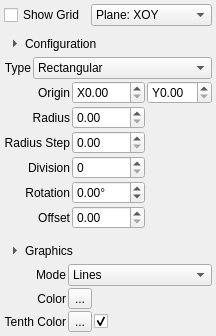
<?xml version="1.0" encoding="UTF-8"?>
<ui version="4.0">
 <class>Bohdan::WidgetGrid</class>
 <widget class="QWidget" name="Bohdan::WidgetGrid">
  <property name="geometry">
   <rect>
    <x>0</x>
    <y>0</y>
    <width>196</width>
    <height>336</height>
   </rect>
  </property>
  <property name="windowTitle">
   <string>Form</string>
  </property>
  <layout class="QVBoxLayout" name="verticalLayout_5">
   <property name="leftMargin">
    <number>4</number>
   </property>
   <property name="topMargin">
    <number>4</number>
   </property>
   <property name="rightMargin">
    <number>4</number>
   </property>
   <property name="bottomMargin">
    <number>4</number>
   </property>
   <item>
    <layout class="QHBoxLayout" name="horizontalLayout_3">
     <item>
      <widget class="QCheckBox" name="check_ShowGrid">
       <property name="text">
        <string>Show Grid</string>
       </property>
      </widget>
     </item>
     <item>
      <widget class="QComboBox" name="combo_Plane">
       <property name="sizePolicy">
        <sizepolicy hsizetype="Preferred" vsizetype="Fixed">
         <horstretch>1</horstretch>
         <verstretch>0</verstretch>
        </sizepolicy>
       </property>
       <item>
        <property name="text">
         <string>Plane: XOY</string>
        </property>
       </item>
       <item>
        <property name="text">
         <string>Plane: ZOX</string>
        </property>
       </item>
       <item>
        <property name="text">
         <string>Plane: YOZ</string>
        </property>
       </item>
       <item>
        <property name="text">
         <string>Plane: Custom</string>
        </property>
       </item>
      </widget>
     </item>
    </layout>
   </item>
   <item>
    <widget class="QWidget" name="widget_Main" native="true">
     <layout class="QVBoxLayout" name="verticalLayout_4">
      <property name="leftMargin">
       <number>0</number>
      </property>
      <property name="topMargin">
       <number>0</number>
      </property>
      <property name="rightMargin">
       <number>0</number>
      </property>
      <property name="bottomMargin">
       <number>0</number>
      </property>
      <item>
       <layout class="QVBoxLayout" name="verticalLayout_2">
        <property name="spacing">
         <number>2</number>
        </property>
        <item>
         <layout class="QHBoxLayout" name="horizontalLayout_2">
          <item>
           <widget class="QToolButton" name="btn_Config">
            <property name="text">
             <string>Configuration</string>
            </property>
            <property name="checkable">
             <bool>true</bool>
            </property>
            <property name="toolButtonStyle">
             <enum>Qt::ToolButtonTextBesideIcon</enum>
            </property>
            <property name="autoRaise">
             <bool>true</bool>
            </property>
            <property name="arrowType">
             <enum>Qt::RightArrow</enum>
            </property>
           </widget>
          </item>
          <item>
           <spacer name="horizontalSpacer_2">
            <property name="orientation">
             <enum>Qt::Horizontal</enum>
            </property>
            <property name="sizeHint" stdset="0">
             <size>
              <width>100</width>
              <height>20</height>
             </size>
            </property>
           </spacer>
          </item>
         </layout>
        </item>
        <item>
         <widget class="QWidget" name="widget_Config" native="true">
          <layout class="QGridLayout" name="gridLayout_4">
           <property name="leftMargin">
            <number>0</number>
           </property>
           <property name="topMargin">
            <number>0</number>
           </property>
           <property name="rightMargin">
            <number>0</number>
           </property>
           <property name="bottomMargin">
            <number>0</number>
           </property>
           <property name="spacing">
            <number>2</number>
           </property>
           <item row="0" column="0">
            <widget class="QLabel" name="label_Type">
             <property name="text">
              <string>Type</string>
             </property>
             <property name="alignment">
              <set>Qt::AlignRight|Qt::AlignTrailing|Qt::AlignVCenter</set>
             </property>
            </widget>
           </item>
           <item row="0" column="1">
            <widget class="QComboBox" name="combo_Type">
             <property name="sizePolicy">
              <sizepolicy hsizetype="Preferred" vsizetype="Fixed">
               <horstretch>1</horstretch>
               <verstretch>0</verstretch>
              </sizepolicy>
             </property>
             <item>
              <property name="text">
               <string>Rectangular</string>
              </property>
             </item>
             <item>
              <property name="text">
               <string>Circular</string>
              </property>
             </item>
            </widget>
           </item>
           <item row="1" column="0" colspan="2">
            <widget class="QStackedWidget" name="stack_Config">
             <property name="currentIndex">
              <number>1</number>
             </property>
             <widget class="QWidget" name="page_Rectangular">
              <layout class="QGridLayout" name="gridLayout">
               <property name="leftMargin">
                <number>0</number>
               </property>
               <property name="topMargin">
                <number>0</number>
               </property>
               <property name="rightMargin">
                <number>0</number>
               </property>
               <property name="bottomMargin">
                <number>0</number>
               </property>
               <property name="spacing">
                <number>2</number>
               </property>
               <item row="0" column="2">
                <widget class="QDoubleSpinBox" name="edit_RectOriginY">
                 <property name="sizePolicy">
                  <sizepolicy hsizetype="Minimum" vsizetype="Fixed">
                   <horstretch>1</horstretch>
                   <verstretch>0</verstretch>
                  </sizepolicy>
                 </property>
                 <property name="prefix">
                  <string>Y</string>
                 </property>
                </widget>
               </item>
               <item row="1" column="0">
                <widget class="QLabel" name="label_7">
                 <property name="text">
                  <string>Step</string>
                 </property>
                 <property name="alignment">
                  <set>Qt::AlignRight|Qt::AlignTrailing|Qt::AlignVCenter</set>
                 </property>
                </widget>
               </item>
               <item row="1" column="1">
                <widget class="QDoubleSpinBox" name="edit_RectStepX">
                 <property name="sizePolicy">
                  <sizepolicy hsizetype="Minimum" vsizetype="Fixed">
                   <horstretch>1</horstretch>
                   <verstretch>0</verstretch>
                  </sizepolicy>
                 </property>
                 <property name="prefix">
                  <string>X</string>
                 </property>
                 <property name="minimum">
                  <double>0.010000000000000</double>
                 </property>
                </widget>
               </item>
               <item row="1" column="2">
                <widget class="QDoubleSpinBox" name="edit_RectStepY">
                 <property name="sizePolicy">
                  <sizepolicy hsizetype="Minimum" vsizetype="Fixed">
                   <horstretch>1</horstretch>
                   <verstretch>0</verstretch>
                  </sizepolicy>
                 </property>
                 <property name="prefix">
                  <string>Y</string>
                 </property>
                 <property name="minimum">
                  <double>0.010000000000000</double>
                 </property>
                </widget>
               </item>
               <item row="2" column="0">
                <widget class="QLabel" name="label">
                 <property name="text">
                  <string>Size</string>
                 </property>
                 <property name="alignment">
                  <set>Qt::AlignRight|Qt::AlignTrailing|Qt::AlignVCenter</set>
                 </property>
                </widget>
               </item>
               <item row="2" column="1">
                <widget class="QDoubleSpinBox" name="edit_RectSizeX">
                 <property name="sizePolicy">
                  <sizepolicy hsizetype="Minimum" vsizetype="Fixed">
                   <horstretch>1</horstretch>
                   <verstretch>0</verstretch>
                  </sizepolicy>
                 </property>
                 <property name="prefix">
                  <string>X</string>
                 </property>
                </widget>
               </item>
               <item row="2" column="2">
                <widget class="QDoubleSpinBox" name="edit_RectSizeY">
                 <property name="sizePolicy">
                  <sizepolicy hsizetype="Minimum" vsizetype="Fixed">
                   <horstretch>1</horstretch>
                   <verstretch>0</verstretch>
                  </sizepolicy>
                 </property>
                 <property name="prefix">
                  <string>Y</string>
                 </property>
                </widget>
               </item>
               <item row="3" column="0">
                <widget class="QLabel" name="label_5">
                 <property name="text">
                  <string>Rotation</string>
                 </property>
                 <property name="alignment">
                  <set>Qt::AlignRight|Qt::AlignTrailing|Qt::AlignVCenter</set>
                 </property>
                </widget>
               </item>
               <item row="3" column="1">
                <widget class="QDoubleSpinBox" name="edit_RectRotation">
                 <property name="sizePolicy">
                  <sizepolicy hsizetype="Minimum" vsizetype="Fixed">
                   <horstretch>1</horstretch>
                   <verstretch>0</verstretch>
                  </sizepolicy>
                 </property>
                 <property name="suffix">
                  <string>°</string>
                 </property>
                 <property name="minimum">
                  <double>-180.000000000000000</double>
                 </property>
                 <property name="maximum">
                  <double>180.000000000000000</double>
                 </property>
                 <property name="singleStep">
                  <double>5.000000000000000</double>
                 </property>
                </widget>
               </item>
               <item row="3" column="2">
                <widget class="QWidget" name="widget_2" native="true">
                 <property name="sizePolicy">
                  <sizepolicy hsizetype="Preferred" vsizetype="Preferred">
                   <horstretch>0</horstretch>
                   <verstretch>0</verstretch>
                  </sizepolicy>
                 </property>
                </widget>
               </item>
               <item row="4" column="0">
                <widget class="QLabel" name="label_8">
                 <property name="text">
                  <string>Offset</string>
                 </property>
                 <property name="alignment">
                  <set>Qt::AlignRight|Qt::AlignTrailing|Qt::AlignVCenter</set>
                 </property>
                </widget>
               </item>
               <item row="4" column="1">
                <widget class="QDoubleSpinBox" name="edit_RectOffset">
                 <property name="sizePolicy">
                  <sizepolicy hsizetype="Minimum" vsizetype="Fixed">
                   <horstretch>1</horstretch>
                   <verstretch>0</verstretch>
                  </sizepolicy>
                 </property>
                 <property name="suffix">
                  <string/>
                 </property>
                </widget>
               </item>
               <item row="0" column="1">
                <widget class="QDoubleSpinBox" name="edit_RectOriginX">
                 <property name="sizePolicy">
                  <sizepolicy hsizetype="Minimum" vsizetype="Fixed">
                   <horstretch>1</horstretch>
                   <verstretch>0</verstretch>
                  </sizepolicy>
                 </property>
                 <property name="prefix">
                  <string>X</string>
                 </property>
                </widget>
               </item>
               <item row="0" column="0">
                <widget class="QLabel" name="label_RectOrigin">
                 <property name="text">
                  <string>Origin</string>
                 </property>
                 <property name="alignment">
                  <set>Qt::AlignRight|Qt::AlignTrailing|Qt::AlignVCenter</set>
                 </property>
                </widget>
               </item>
              </layout>
             </widget>
             <widget class="QWidget" name="page_Circular">
              <layout class="QGridLayout" name="gridLayout_2">
               <property name="leftMargin">
                <number>0</number>
               </property>
               <property name="topMargin">
                <number>0</number>
               </property>
               <property name="rightMargin">
                <number>0</number>
               </property>
               <property name="bottomMargin">
                <number>0</number>
               </property>
               <property name="spacing">
                <number>2</number>
               </property>
               <item row="0" column="0">
                <widget class="QLabel" name="label_9">
                 <property name="text">
                  <string>Origin</string>
                 </property>
                 <property name="alignment">
                  <set>Qt::AlignRight|Qt::AlignTrailing|Qt::AlignVCenter</set>
                 </property>
                </widget>
               </item>
               <item row="0" column="1">
                <widget class="QDoubleSpinBox" name="edit_CircOriginX">
                 <property name="sizePolicy">
                  <sizepolicy hsizetype="Minimum" vsizetype="Fixed">
                   <horstretch>1</horstretch>
                   <verstretch>0</verstretch>
                  </sizepolicy>
                 </property>
                 <property name="prefix">
                  <string>X</string>
                 </property>
                </widget>
               </item>
               <item row="0" column="2">
                <widget class="QDoubleSpinBox" name="edit_CircOriginY">
                 <property name="sizePolicy">
                  <sizepolicy hsizetype="Minimum" vsizetype="Fixed">
                   <horstretch>1</horstretch>
                   <verstretch>0</verstretch>
                  </sizepolicy>
                 </property>
                 <property name="prefix">
                  <string>Y</string>
                 </property>
                </widget>
               </item>
               <item row="1" column="0">
                <widget class="QLabel" name="label_4">
                 <property name="text">
                  <string>Radius</string>
                 </property>
                 <property name="alignment">
                  <set>Qt::AlignRight|Qt::AlignTrailing|Qt::AlignVCenter</set>
                 </property>
                </widget>
               </item>
               <item row="1" column="1">
                <widget class="QDoubleSpinBox" name="edit_CircRadius">
                 <property name="sizePolicy">
                  <sizepolicy hsizetype="Minimum" vsizetype="Fixed">
                   <horstretch>1</horstretch>
                   <verstretch>0</verstretch>
                  </sizepolicy>
                 </property>
                </widget>
               </item>
               <item row="1" column="2">
                <widget class="QWidget" name="widget" native="true">
                 <property name="sizePolicy">
                  <sizepolicy hsizetype="Preferred" vsizetype="Preferred">
                   <horstretch>1</horstretch>
                   <verstretch>0</verstretch>
                  </sizepolicy>
                 </property>
                </widget>
               </item>
               <item row="2" column="0">
                <widget class="QLabel" name="label_2">
                 <property name="text">
                  <string>Radius Step</string>
                 </property>
                 <property name="alignment">
                  <set>Qt::AlignRight|Qt::AlignTrailing|Qt::AlignVCenter</set>
                 </property>
                </widget>
               </item>
               <item row="2" column="1">
                <widget class="QDoubleSpinBox" name="edit_CircRadiusStep">
                 <property name="sizePolicy">
                  <sizepolicy hsizetype="Minimum" vsizetype="Fixed">
                   <horstretch>1</horstretch>
                   <verstretch>0</verstretch>
                  </sizepolicy>
                 </property>
                </widget>
               </item>
               <item row="3" column="0">
                <widget class="QLabel" name="label_3">
                 <property name="text">
                  <string>Division</string>
                 </property>
                 <property name="alignment">
                  <set>Qt::AlignRight|Qt::AlignTrailing|Qt::AlignVCenter</set>
                 </property>
                </widget>
               </item>
               <item row="3" column="1">
                <widget class="QSpinBox" name="edit_CircDivision">
                 <property name="sizePolicy">
                  <sizepolicy hsizetype="Minimum" vsizetype="Fixed">
                   <horstretch>1</horstretch>
                   <verstretch>0</verstretch>
                  </sizepolicy>
                 </property>
                </widget>
               </item>
               <item row="4" column="0">
                <widget class="QLabel" name="label_10">
                 <property name="text">
                  <string>Rotation</string>
                 </property>
                 <property name="alignment">
                  <set>Qt::AlignRight|Qt::AlignTrailing|Qt::AlignVCenter</set>
                 </property>
                </widget>
               </item>
               <item row="4" column="1">
                <widget class="QDoubleSpinBox" name="edit_CircRotation">
                 <property name="sizePolicy">
                  <sizepolicy hsizetype="Minimum" vsizetype="Fixed">
                   <horstretch>1</horstretch>
                   <verstretch>0</verstretch>
                  </sizepolicy>
                 </property>
                 <property name="suffix">
                  <string>°</string>
                 </property>
                 <property name="minimum">
                  <double>-180.000000000000000</double>
                 </property>
                 <property name="maximum">
                  <double>180.000000000000000</double>
                 </property>
                 <property name="singleStep">
                  <double>5.000000000000000</double>
                 </property>
                </widget>
               </item>
               <item row="5" column="0">
                <widget class="QLabel" name="label_11">
                 <property name="text">
                  <string>Offset</string>
                 </property>
                 <property name="alignment">
                  <set>Qt::AlignRight|Qt::AlignTrailing|Qt::AlignVCenter</set>
                 </property>
                </widget>
               </item>
               <item row="5" column="1">
                <widget class="QDoubleSpinBox" name="edit_CircOffset">
                 <property name="sizePolicy">
                  <sizepolicy hsizetype="Minimum" vsizetype="Fixed">
                   <horstretch>1</horstretch>
                   <verstretch>0</verstretch>
                  </sizepolicy>
                 </property>
                 <property name="suffix">
                  <string/>
                 </property>
                </widget>
               </item>
              </layout>
             </widget>
            </widget>
           </item>
          </layout>
         </widget>
        </item>
       </layout>
      </item>
      <item>
       <layout class="QVBoxLayout" name="verticalLayout_3">
        <property name="spacing">
         <number>2</number>
        </property>
        <item>
         <layout class="QHBoxLayout" name="horizontalLayout">
          <item>
           <widget class="QToolButton" name="btn_Graphics">
            <property name="text">
             <string>Graphics</string>
            </property>
            <property name="checkable">
             <bool>true</bool>
            </property>
            <property name="toolButtonStyle">
             <enum>Qt::ToolButtonTextBesideIcon</enum>
            </property>
            <property name="autoRaise">
             <bool>true</bool>
            </property>
            <property name="arrowType">
             <enum>Qt::RightArrow</enum>
            </property>
           </widget>
          </item>
          <item>
           <spacer name="horizontalSpacer">
            <property name="orientation">
             <enum>Qt::Horizontal</enum>
            </property>
            <property name="sizeHint" stdset="0">
             <size>
              <width>100</width>
              <height>20</height>
             </size>
            </property>
           </spacer>
          </item>
         </layout>
        </item>
        <item>
         <widget class="QWidget" name="widget_Graphics" native="true">
          <layout class="QGridLayout" name="gridLayout_3">
           <property name="leftMargin">
            <number>0</number>
           </property>
           <property name="topMargin">
            <number>0</number>
           </property>
           <property name="rightMargin">
            <number>0</number>
           </property>
           <property name="bottomMargin">
            <number>0</number>
           </property>
           <property name="spacing">
            <number>2</number>
           </property>
           <item row="1" column="1">
            <widget class="QToolButton" name="btn_Color">
             <property name="text">
              <string>...</string>
             </property>
            </widget>
           </item>
           <item row="2" column="0">
            <widget class="QLabel" name="label_ColorTenth">
             <property name="text">
              <string>Tenth Color</string>
             </property>
             <property name="alignment">
              <set>Qt::AlignRight|Qt::AlignTrailing|Qt::AlignVCenter</set>
             </property>
            </widget>
           </item>
           <item row="2" column="1">
            <widget class="QToolButton" name="btn_ColorTenth">
             <property name="text">
              <string>...</string>
             </property>
            </widget>
           </item>
           <item row="0" column="0">
            <widget class="QLabel" name="label_14">
             <property name="text">
              <string>Mode</string>
             </property>
             <property name="alignment">
              <set>Qt::AlignRight|Qt::AlignTrailing|Qt::AlignVCenter</set>
             </property>
            </widget>
           </item>
           <item row="0" column="1" colspan="3">
            <widget class="QComboBox" name="combo_DrawMode">
             <item>
              <property name="text">
               <string>Lines</string>
              </property>
             </item>
             <item>
              <property name="text">
               <string>Points</string>
              </property>
             </item>
            </widget>
           </item>
           <item row="1" column="0">
            <widget class="QLabel" name="label_12">
             <property name="text">
              <string>Color</string>
             </property>
             <property name="alignment">
              <set>Qt::AlignRight|Qt::AlignTrailing|Qt::AlignVCenter</set>
             </property>
            </widget>
           </item>
           <item row="2" column="2">
            <widget class="QCheckBox" name="check_ColorTenth">
             <property name="text">
              <string/>
             </property>
             <property name="checked">
              <bool>true</bool>
             </property>
            </widget>
           </item>
           <item row="1" column="2" colspan="2">
            <widget class="QWidget" name="widget_3" native="true">
             <property name="sizePolicy">
              <sizepolicy hsizetype="Preferred" vsizetype="Preferred">
               <horstretch>1</horstretch>
               <verstretch>0</verstretch>
              </sizepolicy>
             </property>
            </widget>
           </item>
          </layout>
         </widget>
        </item>
       </layout>
      </item>
     </layout>
    </widget>
   </item>
  </layout>
 </widget>
 <tabstops>
  <tabstop>check_ShowGrid</tabstop>
  <tabstop>combo_Plane</tabstop>
  <tabstop>btn_Config</tabstop>
  <tabstop>combo_Type</tabstop>
  <tabstop>edit_RectOriginX</tabstop>
  <tabstop>edit_RectOriginY</tabstop>
  <tabstop>edit_RectStepX</tabstop>
  <tabstop>edit_RectStepY</tabstop>
  <tabstop>edit_RectSizeX</tabstop>
  <tabstop>edit_RectSizeY</tabstop>
  <tabstop>edit_RectRotation</tabstop>
  <tabstop>edit_RectOffset</tabstop>
  <tabstop>btn_Graphics</tabstop>
  <tabstop>combo_DrawMode</tabstop>
  <tabstop>btn_Color</tabstop>
  <tabstop>btn_ColorTenth</tabstop>
  <tabstop>edit_CircOriginX</tabstop>
  <tabstop>edit_CircOriginY</tabstop>
  <tabstop>edit_CircRadius</tabstop>
  <tabstop>edit_CircRadiusStep</tabstop>
  <tabstop>edit_CircDivision</tabstop>
  <tabstop>edit_CircRotation</tabstop>
  <tabstop>edit_CircOffset</tabstop>
 </tabstops>
 <resources/>
 <connections/>
</ui>
